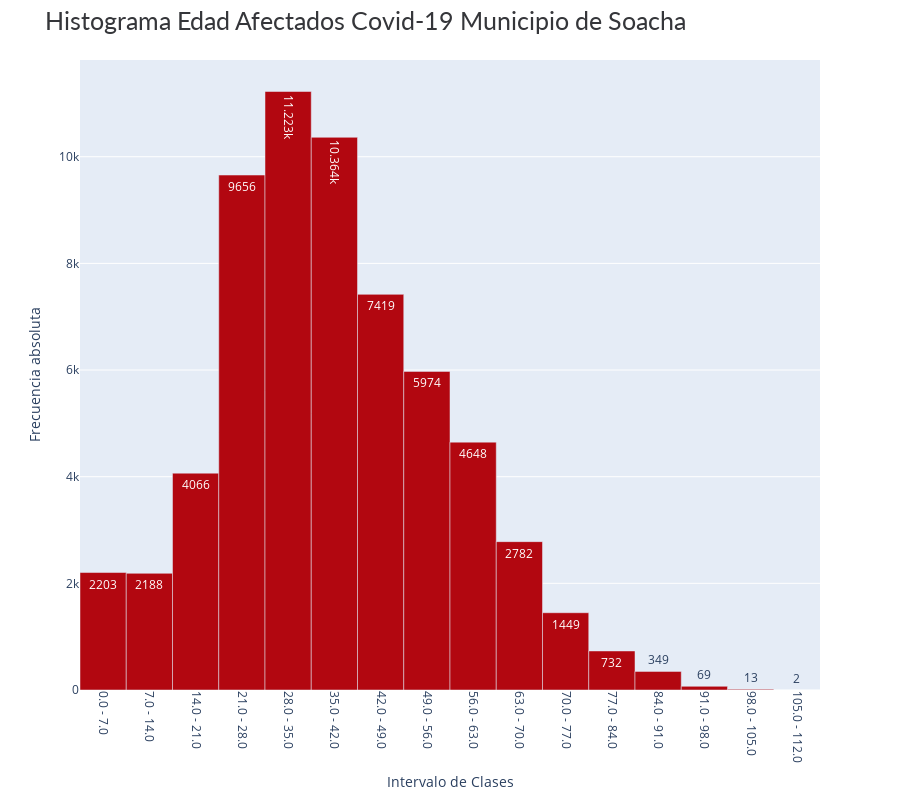

This figure's notebook cell:
### Markdown cell above
##### Histograma

### Code cell
fig = px.bar(tablaFrecuencias, x="LimInf", y="FrecAbs",
            color_discrete_sequence=['#b20710'],
            text_auto=True)
            
# Personaliza el gráfico
fig.update_layout(title="Histograma Edad Afectados Covid-19 Municipio de Soacha",
                xaxis_title="Intervalo de Clases",
                yaxis_title="Frecuencia absoluta",
                height=800,
                hovermode='y unified',
                title_font=dict(size=25, color='#35363a', family='Lato, sans-serif'))

fig.update_xaxes(tickvals=tablaFrecuencias["LimInf"],
                ticktext=[f"{tablaFrecuencias['LimInf'][i]} - {tablaFrecuencias['LimSup'][i]}" for i in range(tablaFrecuencias.shape[0])],
                tickangle=90)

# Permite definir el ancho de las barras
fig.update_traces(width=[tablaFrecuencias["LimSup"][i] - tablaFrecuencias["LimInf"][i] for i in range(tablaFrecuencias.shape[0])])

# Muestra el gráfico
fig.show()

### Figure 1 — Plotly figure (JSON) as saved in the notebook; plotly's stock layout.template omitted (floating-point values rounded to 4 significant figures)
{"data": [{"alignmentgroup": "True", "hovertemplate": "LimInf=%{x}<br>FrecAbs=%{y}<extra></extra>", "legendgroup": "", "marker": {"color": "#b20710", "pattern": {"shape": ""}}, "name": "", "offsetgroup": "", "orientation": "v", "showlegend": false, "textposition": "auto", "texttemplate": "%{y}", "type": "bar", "width": [7, 7, 7, 7, 7, 7, 7, 7, 7, 7, 7, 7, 7, 7, 7, 7], "x": [0, 7, 14, 21, 28, 35, 42, 49, 56, 63, 70, 77, 84, 91, 98, 105], "xaxis": "x", "y": [2203, 2188, 4066, 9656, 11223, 10364, 7419, 5974, 4648, 2782, 1449, 732, 349, 69, 13, 2], "yaxis": "y"}], "layout": {"barmode": "relative", "height": 800, "hovermode": "y unified", "legend": {"tracegroupgap": 0}, "margin": {"t": 60}, "title": {"font": {"color": "#35363a", "family": "Lato, sans-serif", "size": 25}, "text": "Histograma Edad Afectados Covid-19 Municipio de Soacha"}, "xaxis": {"anchor": "y", "domain": [0, 1], "tickangle": 90, "ticktext": ["0.0 - 7.0", "7.0 - 14.0", "14.0 - 21.0", "21.0 - 28.0", "28.0 - 35.0", "35.0 - 42.0", "42.0 - 49.0", "49.0 - 56.0", "56.0 - 63.0", "63.0 - 70.0", "70.0 - 77.0", "77.0 - 84.0", "84.0 - 91.0", "91.0 - 98.0", "98.0 - 105.0", "105.0 - 112.0"], "tickvals": [0, 7, 14, 21, 28, 35, 42, 49, 56, 63, 70, 77, 84, 91, 98, 105], "title": {"text": "Intervalo de Clases"}}, "yaxis": {"anchor": "x", "domain": [0, 1], "title": {"text": "Frecuencia absoluta"}}}}
